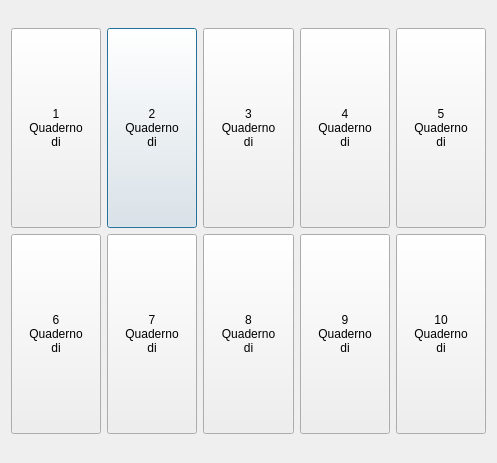
<?xml version="1.0" encoding="UTF-8"?>
<ui version="4.0">
 <class>DialogQuaderni</class>
 <widget class="QDialog" name="DialogQuaderni">
  <property name="geometry">
   <rect>
    <x>0</x>
    <y>0</y>
    <width>497</width>
    <height>463</height>
   </rect>
  </property>
  <property name="windowTitle">
   <string>DialogQuaderni</string>
  </property>
  <layout class="QGridLayout" name="gridLayout_2">
   <item row="0" column="0">
    <layout class="QHBoxLayout" name="horizontalLayout"/>
   </item>
   <item row="1" column="0">
    <layout class="QGridLayout" name="gridLayout">
     <item row="0" column="1">
      <widget class="QPushButton" name="pushButton_2">
       <property name="minimumSize">
        <size>
         <width>50</width>
         <height>200</height>
        </size>
       </property>
       <property name="text">
        <string>2
Quaderno
di</string>
       </property>
      </widget>
     </item>
     <item row="0" column="3">
      <widget class="QPushButton" name="pushButton_3">
       <property name="minimumSize">
        <size>
         <width>50</width>
         <height>200</height>
        </size>
       </property>
       <property name="text">
        <string>3
Quaderno
di</string>
       </property>
      </widget>
     </item>
     <item row="0" column="4">
      <widget class="QPushButton" name="pushButton_4">
       <property name="minimumSize">
        <size>
         <width>50</width>
         <height>200</height>
        </size>
       </property>
       <property name="text">
        <string>4
Quaderno
di</string>
       </property>
      </widget>
     </item>
     <item row="0" column="5">
      <widget class="QPushButton" name="pushButton_5">
       <property name="minimumSize">
        <size>
         <width>50</width>
         <height>200</height>
        </size>
       </property>
       <property name="text">
        <string>5
Quaderno
di</string>
       </property>
      </widget>
     </item>
     <item row="1" column="0">
      <widget class="QPushButton" name="pushButton_6">
       <property name="minimumSize">
        <size>
         <width>50</width>
         <height>200</height>
        </size>
       </property>
       <property name="text">
        <string>6
Quaderno
di</string>
       </property>
      </widget>
     </item>
     <item row="1" column="1">
      <widget class="QPushButton" name="pushButton_7">
       <property name="minimumSize">
        <size>
         <width>50</width>
         <height>200</height>
        </size>
       </property>
       <property name="text">
        <string>7
Quaderno
di</string>
       </property>
      </widget>
     </item>
     <item row="1" column="5">
      <widget class="QPushButton" name="pushButton_10">
       <property name="minimumSize">
        <size>
         <width>50</width>
         <height>200</height>
        </size>
       </property>
       <property name="text">
        <string>10
Quaderno
di</string>
       </property>
      </widget>
     </item>
     <item row="0" column="0">
      <widget class="QPushButton" name="pushButton_1">
       <property name="minimumSize">
        <size>
         <width>50</width>
         <height>200</height>
        </size>
       </property>
       <property name="text">
        <string>1
Quaderno
di</string>
       </property>
      </widget>
     </item>
     <item row="1" column="4">
      <widget class="QPushButton" name="pushButton_9">
       <property name="minimumSize">
        <size>
         <width>50</width>
         <height>200</height>
        </size>
       </property>
       <property name="text">
        <string>9
Quaderno
di</string>
       </property>
      </widget>
     </item>
     <item row="1" column="3">
      <widget class="QPushButton" name="pushButton_8">
       <property name="minimumSize">
        <size>
         <width>50</width>
         <height>200</height>
        </size>
       </property>
       <property name="text">
        <string>8
Quaderno
di</string>
       </property>
      </widget>
     </item>
    </layout>
   </item>
  </layout>
 </widget>
 <layoutdefault spacing="6" margin="11"/>
 <resources/>
 <connections>
  <connection>
   <sender>pushButton_1</sender>
   <signal>clicked()</signal>
   <receiver>DialogQuaderni</receiver>
   <slot>q1()</slot>
   <hints>
    <hint type="sourcelabel">
     <x>19</x>
     <y>150</y>
    </hint>
    <hint type="destinationlabel">
     <x>5</x>
     <y>139</y>
    </hint>
   </hints>
  </connection>
  <connection>
   <sender>pushButton_2</sender>
   <signal>clicked()</signal>
   <receiver>DialogQuaderni</receiver>
   <slot>q2()</slot>
   <hints>
    <hint type="sourcelabel">
     <x>163</x>
     <y>241</y>
    </hint>
    <hint type="destinationlabel">
     <x>97</x>
     <y>212</y>
    </hint>
   </hints>
  </connection>
  <connection>
   <sender>pushButton_3</sender>
   <signal>clicked()</signal>
   <receiver>DialogQuaderni</receiver>
   <slot>q3()</slot>
   <hints>
    <hint type="sourcelabel">
     <x>230</x>
     <y>246</y>
    </hint>
    <hint type="destinationlabel">
     <x>215</x>
     <y>75</y>
    </hint>
   </hints>
  </connection>
  <connection>
   <sender>pushButton_4</sender>
   <signal>clicked()</signal>
   <receiver>DialogQuaderni</receiver>
   <slot>q4()</slot>
   <hints>
    <hint type="sourcelabel">
     <x>331</x>
     <y>139</y>
    </hint>
    <hint type="destinationlabel">
     <x>335</x>
     <y>67</y>
    </hint>
   </hints>
  </connection>
  <connection>
   <sender>pushButton_5</sender>
   <signal>clicked()</signal>
   <receiver>DialogQuaderni</receiver>
   <slot>q5()</slot>
   <hints>
    <hint type="sourcelabel">
     <x>426</x>
     <y>171</y>
    </hint>
    <hint type="destinationlabel">
     <x>428</x>
     <y>72</y>
    </hint>
   </hints>
  </connection>
  <connection>
   <sender>pushButton_6</sender>
   <signal>clicked()</signal>
   <receiver>DialogQuaderni</receiver>
   <slot>q6()</slot>
   <hints>
    <hint type="sourcelabel">
     <x>21</x>
     <y>428</y>
    </hint>
    <hint type="destinationlabel">
     <x>-5</x>
     <y>414</y>
    </hint>
   </hints>
  </connection>
  <connection>
   <sender>pushButton_7</sender>
   <signal>clicked()</signal>
   <receiver>DialogQuaderni</receiver>
   <slot>q7()</slot>
   <hints>
    <hint type="sourcelabel">
     <x>136</x>
     <y>473</y>
    </hint>
    <hint type="destinationlabel">
     <x>97</x>
     <y>463</y>
    </hint>
   </hints>
  </connection>
  <connection>
   <sender>pushButton_10</sender>
   <signal>clicked()</signal>
   <receiver>DialogQuaderni</receiver>
   <slot>q10()</slot>
   <hints>
    <hint type="sourcelabel">
     <x>404</x>
     <y>427</y>
    </hint>
    <hint type="destinationlabel">
     <x>378</x>
     <y>499</y>
    </hint>
   </hints>
  </connection>
  <connection>
   <sender>pushButton_8</sender>
   <signal>clicked()</signal>
   <receiver>DialogQuaderni</receiver>
   <slot>q8()</slot>
   <hints>
    <hint type="sourcelabel">
     <x>212</x>
     <y>471</y>
    </hint>
    <hint type="destinationlabel">
     <x>192</x>
     <y>499</y>
    </hint>
   </hints>
  </connection>
  <connection>
   <sender>pushButton_9</sender>
   <signal>clicked()</signal>
   <receiver>DialogQuaderni</receiver>
   <slot>q9()</slot>
   <hints>
    <hint type="sourcelabel">
     <x>301</x>
     <y>479</y>
    </hint>
    <hint type="destinationlabel">
     <x>282</x>
     <y>500</y>
    </hint>
   </hints>
  </connection>
 </connections>
 <slots>
  <slot>impostazioni()</slot>
  <slot>etichetta()</slot>
  <slot>modelli()</slot>
  <slot>chiudi()</slot>
  <slot>q1()</slot>
  <slot>q3()</slot>
  <slot>q2()</slot>
  <slot>q4()</slot>
  <slot>q5()</slot>
  <slot>q6()</slot>
  <slot>q7()</slot>
  <slot>q8()</slot>
  <slot>q9()</slot>
  <slot>q10()</slot>
 </slots>
</ui>
